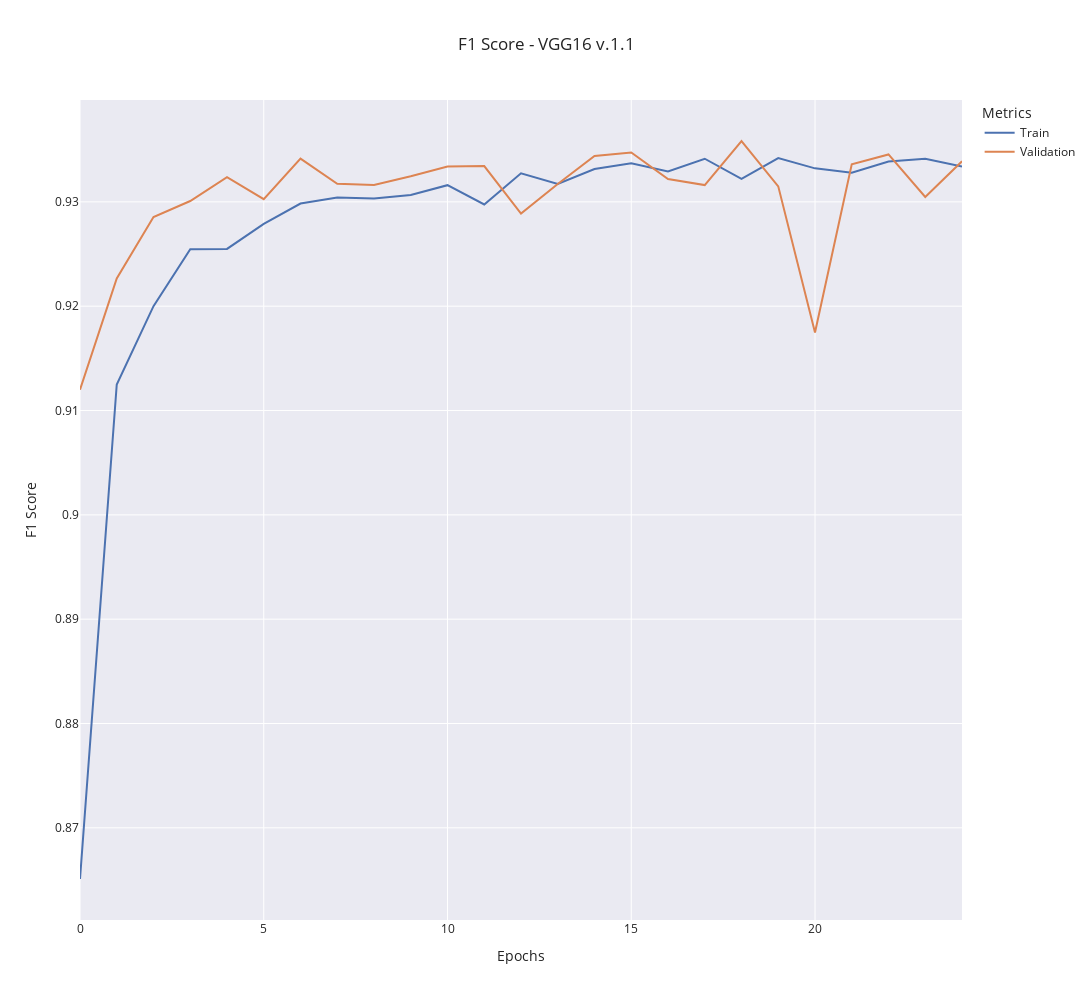

Write notebook code for a chart like this one.
### Code cell
# Calcular F1-Score
train_metrics["f1_score"] = (
    2
    * (train_metrics["presision"] * train_metrics["recall"])
    / (train_metrics["presision"] + train_metrics["recall"])
)
validation_metrics["val_f1_score"] = (
    2
    * (validation_metrics["val_presision"] * validation_metrics["val_recall"])
    / (validation_metrics["val_presision"] + validation_metrics["val_recall"])
)

window_size = 0
train_data = (
    moving_average(train_metrics["f1_score"], window_size)
    if window_size != 0
    else train_metrics["f1_score"]
)
validation_data = (
    moving_average(validation_metrics["val_f1_score"], window_size)
    if window_size != 0
    else validation_metrics["val_f1_score"]
)

fig = go.Figure()

fig.add_trace(
    go.Scatter(
        y=train_data,
        x=np.arange(len(train_data)),
        mode="lines",
        name="Train",
    )
)

fig.add_trace(
    go.Scatter(
        y=validation_data,
        x=np.arange(len(validation_data)),
        mode="lines",
        name="Validation",
    )
)

fig.update_layout(
    title=f"F1 Score - {model_name} {version}",
    xaxis_title="Epochs",
    yaxis_title="F1 Score",
    legend_title="Metrics",
    template="seaborn",
    width=1200,
    height=1000,
)

fig.show()

### Figure 1 — Plotly figure (JSON) as saved in the notebook; plotly's stock layout.template omitted (floating-point values rounded to 4 significant figures)
{"data": [{"mode": "lines", "name": "Train", "type": "scatter", "x": [0, 1, 2, 3, 4, 5, 6, 7, 8, 9, 10, 11, 12, 13, 14, 15, 16, 17, 18, 19, 20, 21, 22, 23, 24], "y": [0.8651, 0.9125, 0.92, 0.9255, 0.9255, 0.9279, 0.9298, 0.9304, 0.9303, 0.9307, 0.9316, 0.9297, 0.9327, 0.9317, 0.9331, 0.9337, 0.9329, 0.9341, 0.9322, 0.9342, 0.9332, 0.9328, 0.9339, 0.9341, 0.9334]}, {"mode": "lines", "name": "Validation", "type": "scatter", "x": [0, 1, 2, 3, 4, 5, 6, 7, 8, 9, 10, 11, 12, 13, 14, 15, 16, 17, 18, 19, 20, 21, 22, 23, 24], "y": [0.912, 0.9227, 0.9285, 0.9301, 0.9324, 0.9303, 0.9341, 0.9317, 0.9316, 0.9325, 0.9334, 0.9334, 0.9289, 0.9317, 0.9344, 0.9347, 0.9322, 0.9316, 0.9358, 0.9315, 0.9175, 0.9336, 0.9345, 0.9305, 0.9339]}], "layout": {"height": 1000, "legend": {"title": {"text": "Metrics"}}, "title": {"text": "F1 Score - VGG16 v.1.1"}, "width": 1200, "xaxis": {"title": {"text": "Epochs"}}, "yaxis": {"title": {"text": "F1 Score"}}}}
